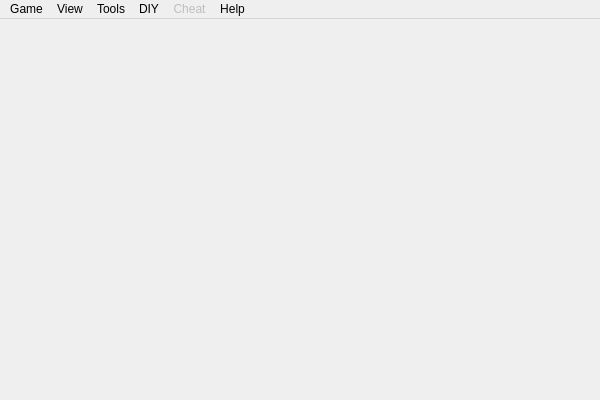
<?xml version="1.0" encoding="UTF-8"?>
<ui version="4.0">
 <class>MainWindow</class>
 <widget class="QMainWindow" name="MainWindow">
  <property name="geometry">
   <rect>
    <x>0</x>
    <y>0</y>
    <width>600</width>
    <height>400</height>
   </rect>
  </property>
  <property name="windowTitle">
   <string>Sanguosha</string>
  </property>
  <widget class="QWidget" name="centralWidget"/>
  <widget class="QMenuBar" name="menuBar">
   <property name="geometry">
    <rect>
     <x>0</x>
     <y>0</y>
     <width>600</width>
     <height>23</height>
    </rect>
   </property>
   <widget class="QMenu" name="menuGame">
    <property name="title">
     <string>Game</string>
    </property>
    <addaction name="actionStart_Game"/>
    <addaction name="actionStart_Server"/>
    <addaction name="actionPC_Console_Start"/>
    <addaction name="actionReplay"/>
    <addaction name="actionExit"/>
   </widget>
   <widget class="QMenu" name="menuOptions">
    <property name="title">
     <string>Tools</string>
    </property>
    <addaction name="actionConfigure"/>
    <addaction name="actionGeneral_Overview"/>
    <addaction name="actionCard_Overview"/>
    <addaction name="actionRule_Summary"/>
    <addaction name="actionManage_Ban_IP"/>
    <addaction name="actionBroadcast"/>
    <addaction name="actionReplay_file_convert"/>
    <addaction name="actionRecord_analysis"/>
    <addaction name="separator"/>
    <addaction name="actionEnable_Hotkey"/>
    <addaction name="actionNever_nullify_my_trick"/>
    <addaction name="actionView_Discarded"/>
    <addaction name="actionView_distance"/>
    <addaction name="actionServerInformation"/>
    <addaction name="actionSurrender"/>
    <addaction name="actionSaveRecord"/>
   </widget>
   <widget class="QMenu" name="menuHelp">
    <property name="title">
     <string>Help</string>
    </property>
    <addaction name="actionAbout"/>
    <addaction name="actionAbout_Us"/>
    <addaction name="actionAbout_Qt"/>
    <addaction name="actionAbout_GPLv3"/>
    <addaction name="actionAbout_Lua"/>
    <addaction name="actionAbout_fmod"/>
    <addaction name="separator"/>
    <addaction name="actionAcknowledgement_2"/>
    <addaction name="separator"/>
    <addaction name="actionCheckUpdate"/>
   </widget>
   <widget class="QMenu" name="menuView">
    <property name="title">
     <string>View</string>
    </property>
    <addaction name="actionShow_Hide_Menu"/>
    <addaction name="actionFullscreen"/>
    <addaction name="actionMinimize_to_system_tray"/>
   </widget>
   <widget class="QMenu" name="menuCheat">
    <property name="enabled">
     <bool>false</bool>
    </property>
    <property name="title">
     <string>Cheat</string>
    </property>
    <addaction name="actionDamage_maker"/>
    <addaction name="actionDeath_note"/>
    <addaction name="actionRevive_wand"/>
    <addaction name="actionExecute_script_at_server_side"/>
   </widget>
   <widget class="QMenu" name="menuDIY">
    <property name="title">
     <string>DIY</string>
    </property>
    <addaction name="actionCard_editor"/>
   </widget>
   <addaction name="menuGame"/>
   <addaction name="menuView"/>
   <addaction name="menuOptions"/>
   <addaction name="menuDIY"/>
   <addaction name="menuCheat"/>
   <addaction name="menuHelp"/>
  </widget>
  <action name="actionExit">
   <property name="text">
    <string>Exit</string>
   </property>
  </action>
  <action name="actionConfigure">
   <property name="enabled">
    <bool>true</bool>
   </property>
   <property name="icon">
    <iconset>
     <normaloff>../image/system/settings.png</normaloff>../image/system/settings.png</iconset>
   </property>
   <property name="text">
    <string>Configure</string>
   </property>
  </action>
  <action name="actionStart_Server">
   <property name="text">
    <string>Start server</string>
   </property>
   <property name="shortcut">
    <string>Ctrl+S</string>
   </property>
  </action>
  <action name="actionStart_Game">
   <property name="text">
    <string>Start game</string>
   </property>
   <property name="shortcut">
    <string>Ctrl+G</string>
   </property>
  </action>
  <action name="actionGeneral_Overview">
   <property name="text">
    <string>General overview</string>
   </property>
   <property name="shortcut">
    <string>Ctrl+E</string>
   </property>
  </action>
  <action name="actionAbout">
   <property name="text">
    <string>About</string>
   </property>
  </action>
  <action name="actionCard_Overview">
   <property name="text">
    <string>Card overview</string>
   </property>
   <property name="shortcut">
    <string>Ctrl+R</string>
   </property>
  </action>
  <action name="actionEnable_Hotkey">
   <property name="checkable">
    <bool>true</bool>
   </property>
   <property name="text">
    <string>Enable hotkey</string>
   </property>
  </action>
  <action name="actionAbout_Qt">
   <property name="text">
    <string>About Qt</string>
   </property>
  </action>
  <action name="actionView_Discarded">
   <property name="enabled">
    <bool>false</bool>
   </property>
   <property name="text">
    <string>View Discarded</string>
   </property>
   <property name="shortcut">
    <string>Ctrl+D</string>
   </property>
  </action>
  <action name="actionView_distance">
   <property name="enabled">
    <bool>false</bool>
   </property>
   <property name="text">
    <string>View distance</string>
   </property>
   <property name="shortcut">
    <string>Ctrl+I</string>
   </property>
  </action>
  <action name="actionServerInformation">
   <property name="enabled">
    <bool>false</bool>
   </property>
   <property name="text">
    <string>Server information</string>
   </property>
  </action>
  <action name="actionReplay">
   <property name="text">
    <string>Replay</string>
   </property>
  </action>
  <action name="actionSaveRecord">
   <property name="enabled">
    <bool>false</bool>
   </property>
   <property name="text">
    <string>Save battle record</string>
   </property>
  </action>
  <action name="actionFullscreen">
   <property name="text">
    <string>Fullscreen</string>
   </property>
   <property name="shortcut">
    <string>Alt+Return</string>
   </property>
  </action>
  <action name="actionShow_Hide_Menu">
   <property name="text">
    <string>Show/Hide menu</string>
   </property>
   <property name="shortcut">
    <string>Alt+M</string>
   </property>
  </action>
  <action name="actionSurrender">
   <property name="enabled">
    <bool>false</bool>
   </property>
   <property name="text">
    <string>Surrender</string>
   </property>
  </action>
  <action name="actionMinimize_to_system_tray">
   <property name="text">
    <string>Minimize to system tray</string>
   </property>
   <property name="shortcut">
    <string>Alt+S</string>
   </property>
  </action>
  <action name="actionRule_Summary">
   <property name="text">
    <string>Rule Summary</string>
   </property>
  </action>
  <action name="actionScript_editor">
   <property name="enabled">
    <bool>true</bool>
   </property>
   <property name="text">
    <string>Script editor</string>
   </property>
  </action>
  <action name="actionBroadcast">
   <property name="text">
    <string>Broadcast ...</string>
   </property>
  </action>
  <action name="actionAcknowledgement">
   <property name="text">
    <string>Acknowledgement</string>
   </property>
  </action>
  <action name="actionDamage_maker">
   <property name="enabled">
    <bool>true</bool>
   </property>
   <property name="text">
    <string>Damage maker</string>
   </property>
  </action>
  <action name="actionExpand_dashboard">
   <property name="checkable">
    <bool>true</bool>
   </property>
   <property name="text">
    <string>Expand dashboard</string>
   </property>
  </action>
  <action name="actionDeath_note">
   <property name="text">
    <string>Death note ...</string>
   </property>
  </action>
  <action name="actionRevive_wand">
   <property name="text">
    <string>Revive wand ...</string>
   </property>
  </action>
  <action name="actionCard_editor">
   <property name="text">
    <string>Card editor ...</string>
   </property>
   <property name="shortcut">
    <string>Ctrl+T</string>
   </property>
  </action>
  <action name="actionPC_Console_Start">
   <property name="text">
    <string>PC Console Start</string>
   </property>
  </action>
  <action name="actionPackaging">
   <property name="text">
    <string>Package manager ...</string>
   </property>
   <property name="shortcut">
    <string>Ctrl+P</string>
   </property>
  </action>
  <action name="actionAI_Melee">
   <property name="text">
    <string>AI Melee</string>
   </property>
   <property name="shortcut">
    <string>Ctrl+M</string>
   </property>
  </action>
  <action name="actionReplay_file_convert">
   <property name="text">
    <string>Replay file convert ...</string>
   </property>
  </action>
  <action name="actionSend_lowlevel_command">
   <property name="text">
    <string>Send lowlevel command ...</string>
   </property>
  </action>
  <action name="actionView_ban_list">
   <property name="text">
    <string>View ban list</string>
   </property>
  </action>
  <action name="actionAbout_fmod">
   <property name="text">
    <string>About fmod</string>
   </property>
  </action>
  <action name="actionAbout_Lua">
   <property name="text">
    <string>About Lua</string>
   </property>
  </action>
  <action name="actionExecute_script_at_server_side">
   <property name="text">
    <string>Execute script at server side ...</string>
   </property>
  </action>
  <action name="actionRecord_analysis">
   <property name="text">
    <string>Record analysis</string>
   </property>
  </action>
  <action name="actionAbout_GPLv3">
   <property name="text">
    <string>About GPLv3</string>
   </property>
  </action>
  <action name="actionNever_nullify_my_trick">
   <property name="checkable">
    <bool>true</bool>
   </property>
   <property name="text">
    <string>Never nullify my trick</string>
   </property>
  </action>
  <action name="actionAcknowledgement_2">
   <property name="text">
    <string>Acknowledgement</string>
   </property>
  </action>
  <action name="actionAbout_Us">
   <property name="text">
    <string>About Us</string>
   </property>
  </action>
  <action name="actionManage_Ban_IP">
   <property name="text">
    <string>Manage Ban IP</string>
   </property>
  </action>
  <action name="actionCheckUpdate">
   <property name="enabled">
    <bool>false</bool>
   </property>
   <property name="text">
    <string>CheckUpdate</string>
   </property>
  </action>
  <action name="actionSound_Test">
   <property name="text">
    <string>Sound Test</string>
   </property>
  </action>
 </widget>
 <layoutdefault spacing="6" margin="11"/>
 <resources/>
 <connections/>
</ui>
